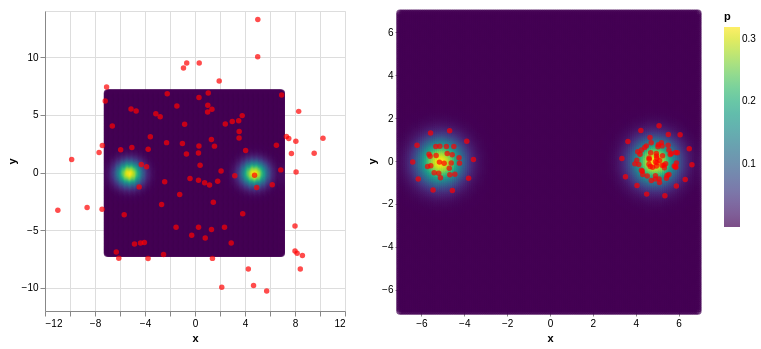

Notebook cell for this chart:
### Code cell
mog2_chart = get_density_chart(mog2, d=7.0, step=0.1)

(mog2_chart + get_particles_chart(X_init.cpu().numpy())) | (mog2_chart + get_particles_chart(X.cpu().numpy()))

### Figure 1 — Vega-Lite specification as saved in the notebook (floating-point values rounded to 4 significant figures; data arrays with more than 128 entries replaced by an {"elided": "..."} marker saying what was removed)
{"config": {"view": {"continuousWidth": 300, "continuousHeight": 300}}, "hconcat": [{"layer": [{"data": {"name": "data-6ea2e5279ac4d642900104e5c8567bfa"}, "mark": {"type": "point"}, "encoding": {"color": {"field": "p", "scale": {"scheme": "viridis"}, "type": "quantitative"}, "tooltip": [{"field": "x", "type": "quantitative"}, {"field": "y", "type": "quantitative"}, {"field": "p", "type": "quantitative"}], "x": {"field": "x", "type": "quantitative"}, "y": {"field": "y", "type": "quantitative"}}}, {"data": {"name": "data-eb8c5c3e5da08d4c966225ed82fafde4"}, "mark": {"type": "circle", "color": "red"}, "encoding": {"x": {"field": "x", "type": "quantitative"}, "y": {"field": "y", "type": "quantitative"}}}]}, {"layer": [{"data": {"name": "data-6ea2e5279ac4d642900104e5c8567bfa"}, "mark": {"type": "point"}, "encoding": {"color": {"field": "p", "scale": {"scheme": "viridis"}, "type": "quantitative"}, "tooltip": [{"field": "x", "type": "quantitative"}, {"field": "y", "type": "quantitative"}, {"field": "p", "type": "quantitative"}], "x": {"field": "x", "type": "quantitative"}, "y": {"field": "y", "type": "quantitative"}}}, {"data": {"name": "data-a316b99b4b25e9998e89398c9008019b"}, "mark": {"type": "circle", "color": "red"}, "encoding": {"x": {"field": "x", "type": "quantitative"}, "y": {"field": "y", "type": "quantitative"}}}]}], "$schema": "https://vega.github.io/schema/vega-lite/v5.20.1.json", "datasets": {"data-6ea2e5279ac4d642900104e5c8567bfa": {"elided": "19600 records"}, "data-eb8c5c3e5da08d4c966225ed82fafde4": [{"x": 1.936, "y": 7.933}, {"x": 5.026, "y": 13.27}, {"x": -2.275, "y": 2.592}, {"x": -3.573, "y": 3.102}, {"x": 6.513, "y": 2.357}, {"x": 3.524, "y": 2.999}, {"x": 6.181, "y": -1.057}, {"x": 4.684, "y": -9.783}, {"x": 3.533, "y": 3.561}, {"x": -2.22, "y": 6.836}, {"x": 3.493, "y": 4.48}, {"x": 1.059, "y": 6.888}, {"x": 10.24, "y": 2.981}, {"x": 1.355, "y": 5.492}, {"x": -5.946, "y": 1.979}, {"x": -7.673, "y": 1.737}, {"x": 2.897, "y": -6.105}, {"x": 0.3146, "y": 2.299}, {"x": -5.664, "y": -3.666}, {"x": -8.632, "y": -3.037}, {"x": -7.412, "y": 2.343}, {"x": 8.295, "y": 5.302}, {"x": 7.713, "y": 1.653}, {"x": -4.358, "y": -6.108}, {"x": 7.315, "y": 3.133}, {"x": 1.813, "y": -0.7575}, {"x": 8.0, "y": -4.627}, {"x": -6.614, "y": 4.029}, {"x": 4.052, "y": 1.914}, {"x": 1.466, "y": -2.575}, {"x": 1.024, "y": 5.835}, {"x": 3.818, "y": -3.578}, {"x": 8.087, "y": 0.05204}, {"x": 2.086, "y": 0.1391}, {"x": 8.169, "y": -7.004}, {"x": 4.937, "y": -1.304}, {"x": 8.425, "y": -8.361}, {"x": 0.7702, "y": -0.8943}, {"x": 1.395, "y": -7.439}, {"x": -4.297, "y": 0.6956}, {"x": 2.142, "y": -9.938}, {"x": 0.8181, "y": -5.677}, {"x": 4.267, "y": -8.364}, {"x": -3.753, "y": -7.453}, {"x": -1.225, "y": -1.911}, {"x": -3.747, "y": 2.02}, {"x": -5.117, "y": 5.516}, {"x": -7.073, "y": 7.414}, {"x": -10.97, "y": -3.266}, {"x": 9.534, "y": 1.678}, {"x": -0.9211, "y": 9.062}, {"x": 2.982, "y": 4.427}, {"x": -0.8293, "y": 4.177}, {"x": 0.3384, "y": 9.498}, {"x": 3.183, "y": -0.2795}, {"x": -6.096, "y": -7.426}, {"x": -4.707, "y": 5.339}, {"x": 5.017, "y": 10.03}, {"x": -7.435, "y": -3.189}, {"x": -2.426, "y": -0.7887}, {"x": -0.6628, "y": 9.501}, {"x": 4.766, "y": -0.231}, {"x": -6.298, "y": -6.89}, {"x": 1.558, "y": 2.288}, {"x": -1.449, "y": 5.763}, {"x": 8.001, "y": -6.809}, {"x": 6.932, "y": 6.728}, {"x": -2.786, "y": 4.843}, {"x": 1.313, "y": 2.871}, {"x": -3.133, "y": 5.088}, {"x": 5.735, "y": -10.27}, {"x": -0.3991, "y": -0.5195}, {"x": 8.068, "y": 2.704}, {"x": -4.841, "y": -6.188}, {"x": -4.468, "y": -1.243}, {"x": 2.361, "y": -4.739}, {"x": 1.009, "y": 5.24}, {"x": 6.863, "y": 0.2306}, {"x": 2.423, "y": 4.214}, {"x": -0.2651, "y": -5.43}, {"x": 8.592, "y": -7.187}, {"x": 0.283, "y": -4.743}, {"x": -1.513, "y": -4.748}, {"x": -9.868, "y": 1.122}, {"x": 0.2773, "y": 1.699}, {"x": 0.4081, "y": 0.6337}, {"x": -0.6845, "y": 1.612}, {"x": 1.163, "y": -1.086}, {"x": 3.777, "y": 4.933}, {"x": 0.2804, "y": -0.6755}, {"x": -4.049, "y": -6.058}, {"x": 7.5, "y": 2.946}, {"x": -2.517, "y": -7.105}, {"x": -3.874, "y": 0.4966}, {"x": -2.672, "y": -2.765}, {"x": -1.006, "y": 2.519}, {"x": -5.051, "y": 2.174}, {"x": 0.3175, "y": 6.498}, {"x": -7.182, "y": 6.19}, {"x": 1.319, "y": -4.928}], "data-a316b99b4b25e9998e89398c9008019b": [{"x": 6.072, "y": 1.224}, {"x": 5.089, "y": 1.646}, {"x": -3.573, "y": 0.0691}, {"x": -5.561, "y": -0.2227}, {"x": 4.144, "y": -0.1678}, {"x": 5.847, "y": -0.2696}, {"x": 4.305, "y": -0.474}, {"x": 4.513, "y": -1.545}, {"x": 5.901, "y": -0.09054}, {"x": -4.684, "y": 1.413}, {"x": 5.947, "y": 0.387}, {"x": 5.201, "y": 0.8491}, {"x": 6.625, "y": -0.1753}, {"x": 5.232, "y": 0.7059}, {"x": -5.597, "y": 0.226}, {"x": -4.797, "y": 0.3553}, {"x": 6.31, "y": -0.8644}, {"x": 4.62, "y": -0.1487}, {"x": -5.647, "y": 0.3111}, {"x": -5.314, "y": 0.2548}, {"x": -4.609, "y": -0.0907}, {"x": 4.982, "y": 0.131}, {"x": 4.961, "y": 0.3482}, {"x": -4.44, "y": -0.6194}, {"x": 4.789, "y": -0.2892}, {"x": 5.466, "y": -0.6734}, {"x": 4.972, "y": 0.232}, {"x": -4.224, "y": -0.09935}, {"x": 5.399, "y": -0.1292}, {"x": 5.251, "y": 0.2441}, {"x": 5.057, "y": 0.7633}, {"x": 5.661, "y": 0.3459}, {"x": 4.537, "y": -0.6997}, {"x": 5.549, "y": -0.6279}, {"x": 5.094, "y": -0.8415}, {"x": 4.266, "y": 0.513}, {"x": 5.896, "y": -1.161}, {"x": 4.919, "y": -0.03698}, {"x": 4.729, "y": -0.9061}, {"x": -4.7, "y": -0.3405}, {"x": 5.109, "y": -1.007}, {"x": 4.92, "y": -0.6903}, {"x": 4.059, "y": -1.147}, {"x": -5.458, "y": -1.354}, {"x": 3.355, "y": 0.1194}, {"x": -5.16, "y": -0.05213}, {"x": -5.328, "y": 0.6765}, {"x": -5.574, "y": 1.307}, {"x": -6.406, "y": -0.04662}, {"x": 5.547, "y": 0.5076}, {"x": 4.239, "y": 1.428}, {"x": 5.865, "y": 0.3956}, {"x": 4.096, "y": 0.4362}, {"x": 5.522, "y": 1.237}, {"x": 5.876, "y": -0.2929}, {"x": -5.113, "y": -0.7833}, {"x": -6.205, "y": 0.7395}, {"x": 5.514, "y": 0.7312}, {"x": -4.566, "y": 0.2947}, {"x": -3.884, "y": 0.9184}, {"x": 4.667, "y": 1.097}, {"x": 4.421, "y": 0.6293}, {"x": -6.149, "y": -0.8371}, {"x": 5.32, "y": -0.1996}, {"x": 3.635, "y": 0.9116}, {"x": 4.917, "y": -0.8386}, {"x": 4.497, "y": 0.7062}, {"x": -4.488, "y": 0.6761}, {"x": 5.226, "y": -0.1988}, {"x": -4.833, "y": 0.6782}, {"x": 5.361, "y": -1.621}, {"x": 4.201, "y": 0.3181}, {"x": 4.988, "y": -0.08372}, {"x": -3.799, "y": -0.8046}, {"x": -5.196, "y": -0.5686}, {"x": 5.797, "y": -0.2372}, {"x": 5.037, "y": 0.6693}, {"x": 4.268, "y": -0.4258}, {"x": 5.611, "y": 0.3082}, {"x": 4.33, "y": -0.6303}, {"x": 5.435, "y": -0.803}, {"x": 4.682, "y": -0.2593}, {"x": 3.524, "y": -0.7368}, {"x": -5.715, "y": -0.2596}, {"x": 4.625, "y": 0.1408}, {"x": 4.698, "y": 0.3828}, {"x": 4.051, "y": 0.03234}, {"x": 5.115, "y": 0.02911}, {"x": 6.499, "y": 0.5708}, {"x": 4.627, "y": 0.07975}, {"x": -4.676, "y": -0.6453}, {"x": 4.963, "y": -0.2291}, {"x": -4.555, "y": -1.377}, {"x": -5.407, "y": -0.5499}, {"x": -4.243, "y": 0.1519}, {"x": 3.96, "y": -0.134}, {"x": -4.939, "y": -0.1072}, {"x": 4.723, "y": 0.8532}, {"x": -5.141, "y": 0.6883}, {"x": 5.339, "y": -0.3128}]}}
